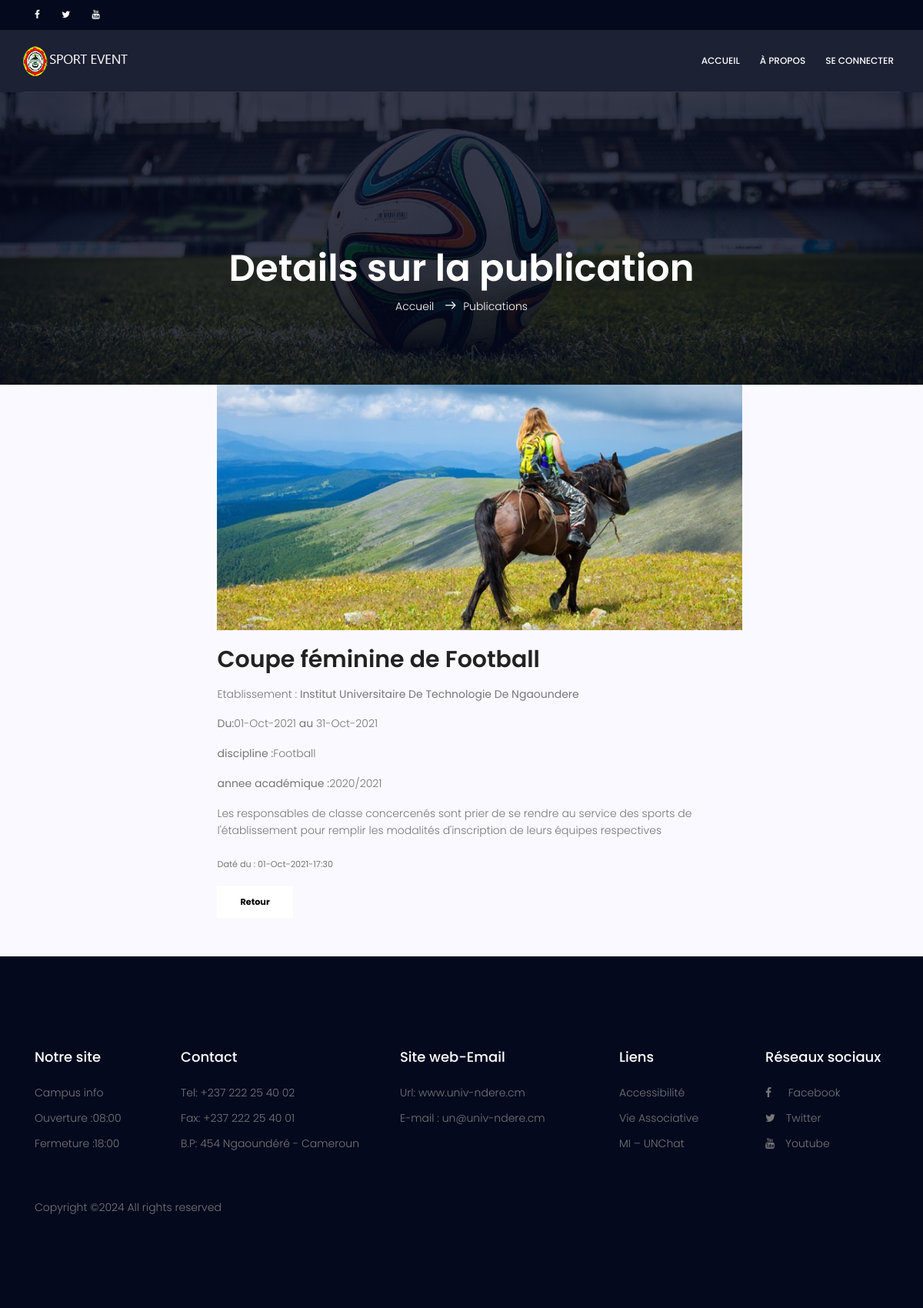
Page /index.php/Principal/publication/4 on the committed database.
### tables this page shows
CREATE TABLE `news` (
  `id` int(11) NOT NULL,
  `categorie_id` int(11) NOT NULL,
  `user_id` int(11) NOT NULL,
  `title` varchar(128) NOT NULL,
  `slug` varchar(128) NOT NULL,
  `post` timestamp NOT NULL DEFAULT current_timestamp(),
  `text` text NOT NULL,
  `image` varchar(255) NOT NULL
);

### application/controllers/Principal.php (called while the page is built, shortened)
<?php
class Principal extends CI_Controller {
   public function __construct()
	{
		$this->load->model('Principal_model');
	}
        public function publication($id)
        {
         $data['pub'] = $this->Principal_model->get_publication($id);
           $this->load->view('principal/vue_publication',$data);
        }
}

### index.php (called while the page is built, shortened)
<?php
require_once BASEPATH.'core/CodeIgniter.php';

### application/models/Principal_model.php (called while the page is built, shortened)
<?php
class Principal_model extends CI_Model {
                 public  function  get_publication ( $id )
                 {
                       $this -> db -> get_where ( 'news' ,  array ( 'id'  =>  $id ));
                       $this ->db -> join( 'categorie','categorie.id = news.categorie_id' );
                      $this ->db -> join( 'utilisateur ','news.user_id = utilisateur.id' );
                       $query = $this-> db-> get('news');
                         return  $query -> row_array ();
                 }
         }

### application/views/principal/vue_publication.php (the view, shortened to what this page needs)
<!DOCTYPE html>
	<html lang="fr" class="no-js">
	<head>
			<link rel="stylesheet" href=<?php echo base_url('assets/css/linearicons.css');?>>
			<link rel="stylesheet" href=<?php echo base_url('assets/css/font-awesome.min.css');?>>
			<link rel="stylesheet" href=<?php echo base_url('assets/css/bootstrap.css');?>>
			<link rel="stylesheet" href=<?php echo base_url('assets/css/magnific-popup.css');?>>
			<link rel="stylesheet" href=<?php echo base_url('assets/css/nice-select.css');?>>
			<link rel="stylesheet" href=<?php echo base_url('assets/css/animate.min.css');?>>
			<link rel="stylesheet" href=<?php echo base_url('assets/css/owl.carousel.css');?>>
			<link rel="stylesheet" href=<?php echo base_url('assets/css/jquery-ui.css');?>>
			<link rel="stylesheet" href=<?php echo base_url('assets/css/main.css');?>>
		</head>
		<body >
        <header id="header" id="home">
	  		<div class="header-top">
	  			<div class="container">
			  		<div class="row">
			  			<div class="col-lg-6 col-sm-6 col-8 header-top-left no-padding">
						  <ul>
								<li><a href="https://web.facebook.com/univNdere/?_rdc=1&_rdr"><i class="fa fa-facebook"></i></a></li>
								<li><a href="https://twitter.com/search?q=univ-ndere"><i class="fa fa-twitter"></i></a></li>
								<li><a href="https://www.youtube.com/channel/UC6bML7CfxAPfJFVKycMjbxA"><i class="fa fa-youtube"></i></a></li>
			  				</ul>
			  			</div>
			  		</div>
	  			</div>
			</div>
		    <div class="container main-menu">
		    	<div class="row align-items-center justify-content-between d-flex">
			      <div id="logo">
			        <a href="#"><img src="<?php echo base_url('assets\img\logo.png');?>" alt="" title="" /></a>
			      </div>
			      <nav id="nav-menu-container">
			        <ul class="nav-menu">
					<li><a href="<?php echo site_url('principal/index');?>">Accueil</a></li>
					<li><a href="<?php echo site_url('principal/apropos');?>"> à propos </a></li>
					  <?php if(!$this->session->userdata('connexion')):?>
						<li><a href="<?php echo site_url();?>/test/login">se connecter</a></li>
					  <?php endif;?>
			        </ul>
			      </nav>
		    	</div>
		    </div>
		  </header>
			<section class="banner-area relative" id="home"
    style="background: url(<?php echo base_url('/assets/img/banner-bg.jpg');?>) right;
    background-size: cover;">
				<div class="overlay overlay-bg"></div>
				<div class="container">
				<div class="row d-flex align-items-center justify-content-center">
						<div class="about-content col-lg-12">
							<h1 class="text-white">
								Details sur la publication
							</h1>
							<p class="text-white link-nav"><a href="#">Accueil </a>  <span class="lnr lnr-arrow-right"></span>Publications</p>
						</div>
				</div>
			</section>
	<section class="post-content-area">
				<div class="container">
					<div class="row">
						<div class="col-lg-10 posts-list">
							<div class="single-post row">
								<div class="col-lg-3  col-md-3 meta-details">
								</div>
								<div class="col-lg-9 col-md-9 ">
									<div class="feature-img">
										<img class="img-fluid" src="img/blog/feature-img1.jpg" alt="">
									</div>
									<a class="posts-title" href="blog-single.html"><h3>
                                        <?php echo '<h2>'.$pub['title'].'</h2>'; ?></h3></a>
                                        <p class="posts-title" href="blog-single.html">
                                        <?php echo $pub['text']; ?>
                                 <small> Daté du :  <?php   $date = new DateTime($pub['post']);
						  echo $date->format("d-M-Y-H:i"); ?> </small>
									</p>
									<small> <a href="<?php echo site_url('principal/index');?>" class="primary-btn"> <b style="color: black;">Retour</b> </a></small>
								</div>
							</div>
						</div>
					</div>
				</div>
			</section>
<footer class="footer-area section-gap">
				<div class="container">
					<div class="row">
						<div class="col-lg-2 col-md-6 col-sm-6">
							<div class="single-footer-widget">
								<h4>Notre site</h4>
								<ul>
									<li><a href="#">Campus info</a></li>
									<li><a href="#">Ouverture :08:00</a></li>
									<li><a href="#">Fermeture :18:00</a></li>
								</ul>
							</div>
						</div>
						<div class="col-lg-3 col-md-6 col-sm-6">
							<div class="single-footer-widget">
								<h4>Contact</h4>
								<ul>
                                 	<li><a href="#">Tel: +237 222 25 40 02</a></li>
									<li><a href="#">Fax: +237 222 25 40 01</a></li>
									<li><a href="#">B.P: 454 Ngaoundéré - Cameroun</a></li>
								</ul>
							</div>
						</div>
						<div class="col-lg-3 col-md-6 col-sm-6">
							<div class="single-footer-widget">
								<h4>Site web-Email</h4>
								<ul>
									<li><a href="#">Url: www.univ-ndere.cm</a></li>
									<li><a href="#">E-mail : un@univ-ndere.cm</a></li>
								</ul>
							</div>
						</div>
						<div class="col-lg-2 col-md-6 col-sm-6">
							<div class="single-footer-widget">
								<h4>Liens </h4>
								<ul>
									<li><a href="http://www.univ-ndere.cm/?page_id=271">Accessibilité</a></li>
									<li><a href="http://www.univ-ndere.cm/?page_id=286">Vie Associative</a></li>
									<li><a href="http://www.univ-ndere.cm/?page_id=284">MI – UNChat</a></li>
								</ul>
							</div>
						</div>
						<div class="col-lg-2 col-md-6 col-sm-6">
							<div class="single-footer-widget">
								<h4>Réseaux sociaux</h4>
								<ul>
									<li><a href="https://web.facebook.com/univNdere/?_rdc=1&_rdr"><i class="fa fa-facebook"></i></a> &ensp;&ensp; Facebook</li>
									<li><a href="https://twitter.com/search?q=univ-ndere"><i class="fa fa-twitter"></i></a>&ensp;&ensp;Twitter</li>
									<li><a href="https://www.youtube.com/channel/UC6bML7CfxAPfJFVKycMjbxA"><i class="fa fa-youtube"></i></a>&ensp;&ensp;Youtube
							</li>
								</ul>
							</div>
						</div>
					</div>
					<div class="footer-bottom row align-items-center justify-content-between">
						<p class="footer-text m-0 col-lg-6 col-md-12">
Copyright &copy;<script>document.write(new Date().getFullYear());</script> All rights reserved
</p>
						<div class="col-lg-6 col-sm-12 footer-social">
						</div>
					</div>
				</div>
			</footer>
		</body>
	</html>

### assets/css/main.css (style rules this page uses)
body { color:#777;font-family:"Poppins",sans-serif;font-size:14px;font-weight:300;line-height:1.625em;position:relative }
ol,ul { margin:0;padding:0;list-style:none }
a { -webkit-transition:all 0.3s ease 0s;-moz-transition:all 0.3s ease 0s;-o-transition:all 0.3s ease 0s;transition:all 0.3s ease 0s }
a,a:focus,a:hover { text-decoration:none;outline:0 }
h1,h2,h3,h4,h5,h6 { font-family:"Poppins",sans-serif;color:#222;line-height:1.2em !important;margin-bottom:0;margin-top:0;font-weight:600 }
h1,.h1 { font-size:36px }
h2,.h2 { font-size:30px }
h3,.h3 { font-size:24px }
h4,.h4 { font-size:18px }
.text-white { color:#fff }
.relative { position:relative }
.overlay { position:absolute;left:0;right:0;top:0;bottom:0 }
.no-padding { padding:0 }
b,sup,sub,u,del { color:#f7631b }
h1 { font-size:36px }
h2 { font-size:30px }
h3 { font-size:24px }
h4 { font-size:18px }
h1,h2,h3,h4,h5,h6 { line-height:1.5em }
.header-top { background:#04091e;font-size:12px;padding:8px }
.header-top a { color:#fff }
.header-top ul li { display:inline-block;margin-left:15px }
.header-top .header-top-left { text-align:left }
.header-top .header-top-left i { -webkit-transition:all 0.3s ease 0s;-moz-transition:all 0.3s ease 0s;-o-transition:all 0.3s ease 0s;transition:all 0.3s ease 0s }
.header-top .header-top-left a { margin-right:10px }
.main-menu { padding-bottom:20px;padding-top:20px;border-bottom:1px solid #39353e }
#header { background-color:rgba(4,9,30,0.9);left:0;top:0;right:0;transition:all 0.5s;z-index:997 }
#header #logo img { padding:0;margin:0 }
.nav-menu,.nav-menu * { margin:0;padding:0;list-style:none }
.nav-menu li { position:relative;white-space:nowrap }
.nav-menu>li { float:left }
.nav-menu a { padding:0 8px 0px 8px;text-decoration:none;display:inline-block;color:#fff;font-weight:500;font-size:12px;text-transform:uppercase;outline:none }
.nav-menu>li { margin-left:10px }
.section-gap { padding:120px 0 }
.primary-btn { background:#f7631b;line-height:42px;padding-left:30px;padding-right:30px;border:none;color:#fff;display:inline-block;font-weight:500;position:relative;-webkit-transition:all 0.3s ease 0s;-moz-transition:all 0.3s ease 0s;-o-transition:all 0.3s ease 0s;transition:all 0.3s ease 0s;cursor:pointer;position:relative }
.banner-area { background:url(../img/banner-bg.jpg) right;background-size:cover }
.banner-area .overlay-bg { background-color:rgba(4,9,30,0.8) }
.link-nav { margin-top:10px;margin-bottom:0px }
.about-content { margin-top:110px;padding:90px 0px;text-align:center }
.about-content h1 { font-size:48px;font-weight:600 }
.about-content a { color:#fff;font-weight:300;font-size:14px }
.about-content .lnr { margin:0px 10px;font-weight:600 }
.post-content-area { background-color:#f9f9ff }
.post-content-area .single-post { margin-bottom:50px }
.post-content-area .single-post .meta-details { text-align:right;margin-top:35px }
.post-content-area .single-post .feature-img img { width:100% }
.post-content-area .single-post .posts-title h3 { margin:20px 0px }
.post-content-area .single-post .primary-btn { background:#fff !important;color:#222 !important;-webkit-transition:all 0.3s ease 0s;-moz-transition:all 0.3s ease 0s;-o-transition:all 0.3s ease 0s;transition:all 0.3s ease 0s;border-radius:0px !important }
.posts-list .posts-title h3 { -webkit-transition:all 0.3s ease 0s;-moz-transition:all 0.3s ease 0s;-o-transition:all 0.3s ease 0s;transition:all 0.3s ease 0s }
.footer-area { background-color:#04091e }
.single-footer-widget h4 { color:#fff;margin-bottom:25px;font-weight:500 }
.single-footer-widget ul li { margin-bottom:10px }
.single-footer-widget ul li a { color:#777;-webkit-transition:all 0.3s ease 0s;-moz-transition:all 0.3s ease 0s;-o-transition:all 0.3s ease 0s;transition:all 0.3s ease 0s }
.footer-bottom { padding-top:50px }
.footer-bottom .footer-social { text-align:right }

### rows in the picture
news: title "Coupe féminine de Football", text "Etablissement : Institut Universitaire De Technologie De Ngaoundere Du: 01-Oct-2021 au 31-Oct-2021 discipline : Football annee académique : 2020/2021 Les responsables de classe concercenés sont prier de se rendre au service des sports de l'établissement pour remplir les modalités d'inscription de leurs équipes respectives", post "01-Oct-2021-17:30"
